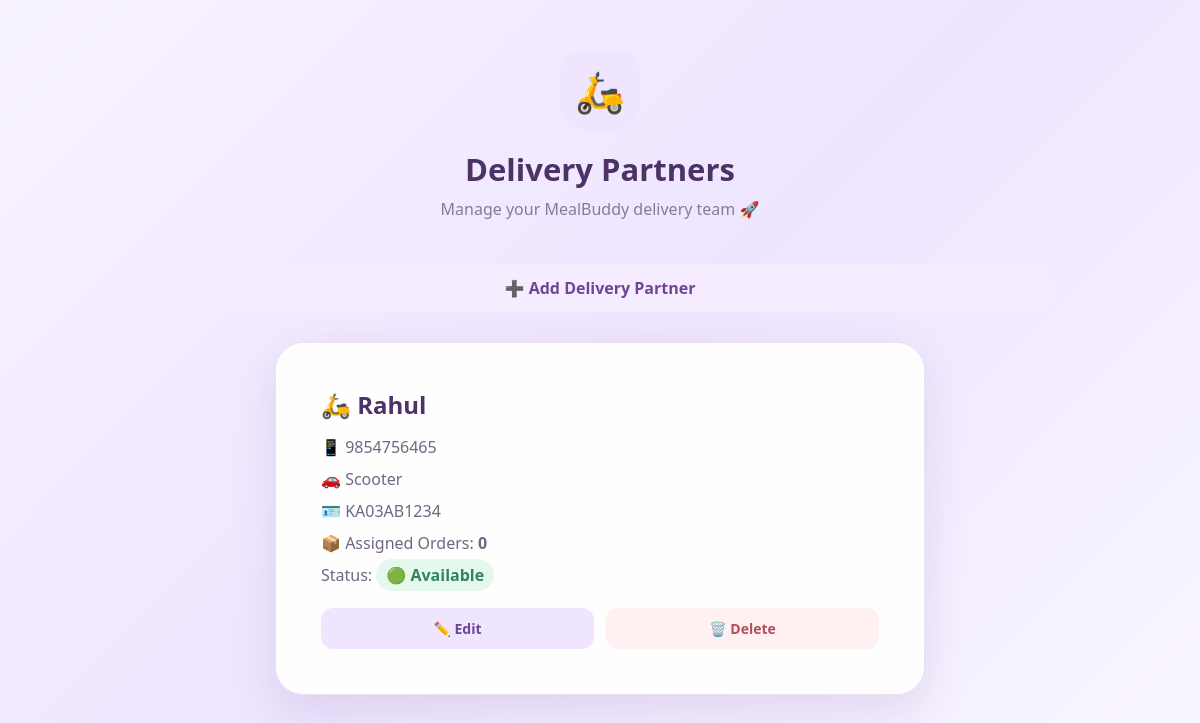
/show_delivery_partners, run on the app's committed database.
### delivery/models.py (models this page shows, shortened)
class DeliveryPartner(models.Model):
    STATUS_CHOICES = [
        ('Available', 'Available'),
        ('Busy', 'Busy'),
        ('Offline', 'Offline'),
    ]
    name = models.CharField(max_length=50)
    mobile = models.CharField(max_length=10)
    vehicle_type = models.CharField(max_length=30)
    license_number = models.CharField(max_length=30)
    assigned_orders = models.IntegerField(default=0)
    status = models.CharField(
        max_length=20,
        choices=STATUS_CHOICES,
        default='Offline'
    )

### delivery/views.py (the view)
def show_delivery_partners(request):
    deliveryPartners = DeliveryPartner.objects.all()
    return render(
        request,
        'delivery/show_delivery_partners.html',
        {
            'deliveryPartners': deliveryPartners
        }
    )

### delivery/templates/delivery/show_delivery_partners.html (shortened to what this page needs)
{% load static %}
<!DOCTYPE html>
<html lang="en">
<head>
    <link
        rel="stylesheet"
        href="{% static 'delivery/delivery_partner.css' %}"
    >
</head>
<body>
<div class="partner-page">
    <div class="partner-container">
        <div class="partner-header">
            <div class="partner-icon">
                🛵
            </div>
            <h1>Delivery Partners</h1>
            <p>
                Manage your MealBuddy delivery team 🚀
            </p>
            <br>
            <a
                href="{% url 'open_add_delivery_partner' %}"
                class="secondary-link"
            >
                ➕ Add Delivery Partner
            </a>
        </div>
        {% for partner in deliveryPartners %}
        <div class="partner-card">
            <h2>
                🛵 {{ partner.name }}
            </h2>
            <p>
                📱 {{ partner.mobile }}
            </p>
            <p>
                🚗 {{ partner.vehicle_type }}
            </p>
            <p>
                🪪 {{ partner.license_number }}
            </p>
            <p>
                📦 Assigned Orders:
                <strong>
                    {{ partner.assigned_orders }}
                </strong>
            </p>
            <p>
                Status:
                {% if partner.status == "Available" %}
                    <span class="status-available">
                        🟢 Available
                    </span>
                {% elif partner.status == "Busy" %}
                    <span class="status-busy">
                        🟠 Busy
                    </span>
                {% else %}
                    <span class="status-offline">
                        ⚫ Offline
                    </span>
                {% endif %}
            </p>
            <div class="partner-actions">
    <a
        href="{% url 'open_update_delivery_partner' partner.id %}"
        class="edit-btn"
    >
        ✏️ Edit
    </a>
    <a
        href="{% url 'delete_delivery_partner' partner.id %}"
        class="delete-btn"
        onclick="return confirm('Are you sure you want to delete {{ partner.name }}?');"
    >
        🗑️ Delete
    </a>
</div>
        </div>
        {% endfor %}
    </div>
</div>
</body>
</html>

### delivery/static/delivery/delivery_partner.css (style rules this page uses)
* { margin: 0; padding: 0; box-sizing: border-box; }
body { font-family: "Segoe UI", Arial, sans-serif; background: linear-gradient( 135deg, #f8f3ff, #eee5ff, #faf7ff ); min-height: 100vh; color: #30243d; }
.partner-page { min-height: 100vh; padding: 50px 20px; }
.partner-card { max-width: 650px; margin: auto; background: rgba(255,255,255,0.96); padding: 45px; border-radius: 28px; box-shadow: 0 15px 45px rgba(107,78,139,0.15); border: 1px solid #eadff3; }
.partner-header { text-align: center; margin-bottom: 35px; }
.partner-icon { width: 80px; height: 80px; margin: auto; margin-bottom: 18px; display: flex; align-items: center; justify-content: center; font-size: 40px; background: #f0e5ff; border-radius: 24px; }
.partner-header h1 { color: #4c3265; font-size: 31px; margin-bottom: 8px; }
.partner-header p { color: #8b7899; }
.secondary-link { display: block; text-align: center; margin-top: 22px; padding: 13px; border-radius: 14px; background: #f5edff; color: #704595; text-decoration: none; font-weight: 600; }
.partner-container { max-width: 900px; margin: auto; }
.partner-container .partner-header { margin-bottom: 30px; }
.partner-container .partner-card { margin-bottom: 20px; }
.partner-card h2 { color: #4c3265; margin-bottom: 15px; }
.partner-card p { color: #75657f; margin: 10px 0; }
.status-available { color: #31845d; background: #e5f8ed; padding: 5px 10px; border-radius: 20px; font-weight: 600; }
.partner-actions { display: flex; gap: 12px; margin-top: 22px; }
.edit-btn, .delete-btn { flex: 1; text-align: center; padding: 11px; border-radius: 12px; text-decoration: none; font-size: 14px; font-weight: 700; transition: 0.2s ease; }
.edit-btn { background: #f0e5ff; color: #704595; }
.delete-btn { background: #fff0f1; color: #b34d59; }

### data on the page
DeliveryPartner: name "Rahul", mobile "9854756465", vehicle_type "Scooter", license_number "KA03AB1234", assigned_orders "0", status "🟢 Available"
